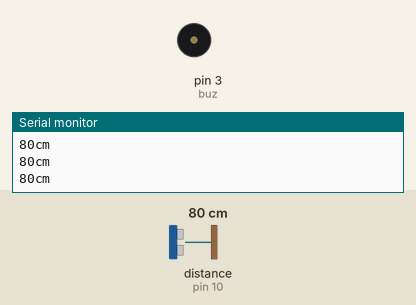
Simulated run of this sketch. Board: Arduino Uno, built with avr-gcc and run on an emulated ATmega328P. Parts: buzzer (waves = sounding, pin HIGH), the last lines printed to the serial monitor. Wiring (inferred from the names in the program): ultrasonic range finder: trigger pin 9; echo pin 10. The test bench sets the inputs (shaded band); at power-on: distance to the obstacle (sensor on pin 10) 80 cm. The echo pulse lasts 58.3 µs per cm; pins used as bus, display or sensor lines are not drawn.

Above: at 1.2 s.
1.3 s: distance to the obstacle (sensor on pin 10) set to 54 cm
2.8 s: distance to the obstacle (sensor on pin 10) set to 47 cm
At 4.01 s:
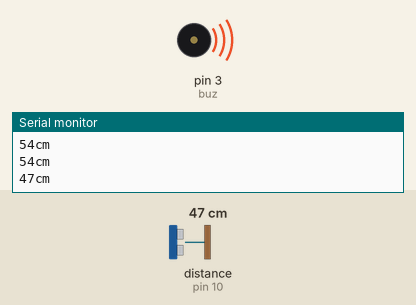
5.8 s: distance to the obstacle (sensor on pin 10) set to 60 cm
At 6.3 s:
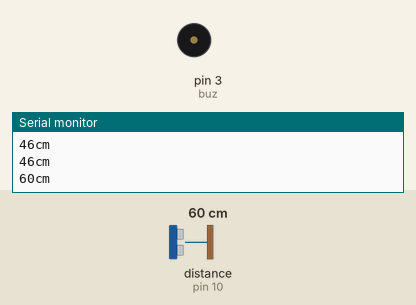
Timing chart, 0 to 8.8 s (numbered marks = the images above; inputs shaded):
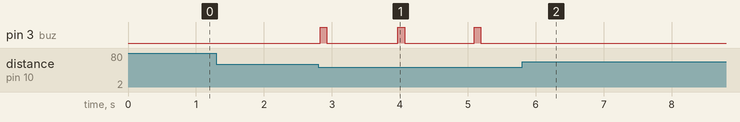

Measured:
- the behaviour switches between 51 and 50 cm on distance to the obstacle (sensor on pin 10) (found by bisection; images 0 and 1)
- after the input at 2.8 s, pin 3 (buz): alternates HIGH for 0.10 s and LOW for 1.0 s, starting at once
- after the input at 5.8 s, pin 3 (buz): stops changing and stays LOW

The sketch:

sketch_feb23b.ino
```cpp
const int TrigPin = 9; //Trigger
  const int EchoPin = 10; //Echo
  int buz=3; //Buzzer
  void setup() {
  Serial.begin(9600);
  pinMode(buz, OUTPUT);
  }
  void loop()
  {
  long duration, cm;
  pinMode(TrigPin, OUTPUT);
  digitalWrite(TrigPin, LOW);
  delayMicroseconds(2);
  digitalWrite(TrigPin, HIGH);
  delayMicroseconds(5);
  digitalWrite(TrigPin, LOW);
  pinMode(EchoPin, INPUT);
  duration = pulseIn(EchoPin, HIGH);
  cm = microsecondsToCm(duration);
  if(cm<=50 && cm>0)
  {
  int d= map(cm, 1, 100, 20, 2000);
  digitalWrite(buz, HIGH);
  delay(100);
  digitalWrite(buz, LOW);
  delay(d);
  }
  Serial.print(cm);
  Serial.print("cm");
  Serial.println();
  delay(100);
  }
  long microsecondsToCm(long microseconds)
  {
  return microseconds / 29 / 2;
  }
```
